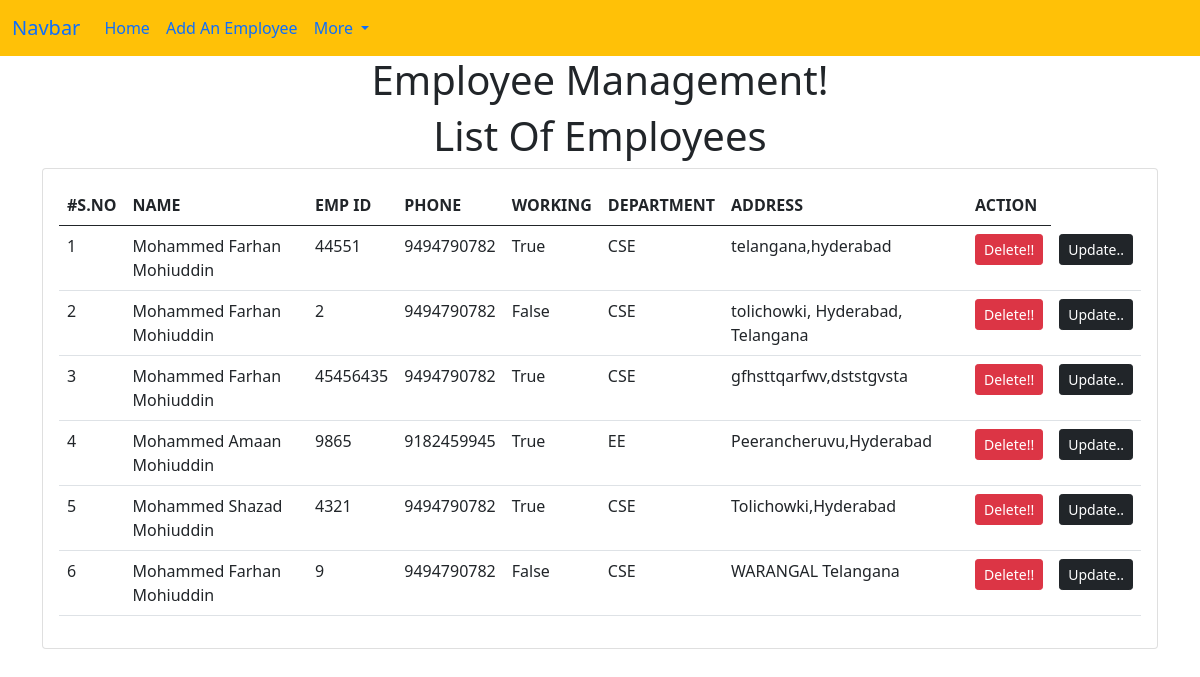
The page /emp/home/ on the database its author committed.
### emp/models.py (models this page shows)
class Emp(models.Model):
    name=models.CharField(max_length=200)
    emp_id=models.CharField(max_length=200)
    phone=models.CharField(max_length=10)
    address=models.CharField(max_length=150)
    working=models.BooleanField(default=True)
    department=models.CharField(max_length=10)

### emp/views.py (the view)
# urls.py: path("home/",emp_home),
def emp_home(request):
    emps=Emp.objects.all()
    print(emps)
    return render(request,"emp/home.html",{
        "emps" : emps
    })

### templates/emp/home.html (shortened to what this page needs)
<!doctype html>
<html lang="en">
<head>
    <link href="https://cdn.jsdelivr.net/npm/bootstrap@5.0.2/dist/css/bootstrap.min.css" rel="stylesheet">
</head>
<body>
{% include "emp/navbar.html" %}
<h1 class="text-center">Employee Management!</h1>
<h1 class="text-center"> List Of Employees </h1>
<div class="container">
    <div class="row">
        <div class="col-md-12">
            <div class="card">
                <div class="card-body">
                    <table class="table">
                        <thead class="thead-dark">
                        <tr>
                            <th>#S.NO</th>
                            <th> NAME </th>
                            <th>EMP ID</th>
                            <th>PHONE</th>
                            <th>WORKING</th>
                            <th>DEPARTMENT</th>
                            <th>ADDRESS</th>
                            <th>ACTION</th>
                        </tr>
                        </thead>
                        <tbody>
                        {% for e in emps %}
                        <tr>
                            <td>{{forloop.counter}}</td>
                            <td>{{e.name}}</td>
                            <td>{{e.emp_id}}</td>
                            <td>{{e.phone}}</td>
                            <td>{{e.working}}</td>
                            <td>{{e.department}}</td>
                            <td>{{e.address}}</td>
                            <td>
                                <a href="/emp/delete-emp/{{e.id}}" class="btn btn-danger btn-sm">Delete!!</a>
                            </td>
                            <td>
                                <a href="/emp/update-emp/{{e.id}}" class="btn btn-dark btn-sm">Update..</a>
                            </td>
                        </tr>
                        {% endfor %}
                        </tbody>
                    </table>
                </div>
            </div>
        </div>
    </div>
</div>
</body>
</html>

### templates/emp/navbar.html (shortened to what this page needs)
<nav class="navbar navbar-expand-lg navbar-lg bg-warning">
    <div class="container-fluid">
      <a class="navbar-brand" href="#">Navbar</a>
      <div class="collapse navbar-collapse" id="navbarSupportedContent">
        <ul class="navbar-nav me-auto mb-2 mb-lg-0">
          <li class="nav-item">
            <a class="nav-link active" aria-current="page" href="/emp/home/">Home</a>
          </li>
          <li class="nav-item">
            <a class="nav-link" href="/emp/add-emp/">Add An Employee</a>
          </li>
          <li class="nav-item dropdown">
            <a class="nav-link dropdown-toggle" href="#" id="navbarDropdown" role="button" data-bs-toggle="dropdown" aria-expanded="false">
              More
            </a>
          </li>
        </ul>
      </div>
    </div>
  </nav>

### rows shown on the page
Emp: name "Mohammed Farhan Mohiuddin", emp_id "44551", phone "9494790782", working "True", department "CSE", address "telangana,hyderabad"
Emp: name "Mohammed Farhan Mohiuddin", emp_id "2", phone "9494790782", working "False", department "CSE", address "tolichowki, Hyderabad, Telangana"
Emp: name "Mohammed Farhan Mohiuddin", emp_id "45456435", phone "9494790782", working "True", department "CSE", address "gfhsttqarfwv,dststgvsta"
Emp: name "Mohammed Amaan Mohiuddin", emp_id "9865", phone "9182459945", working "True", department "EE", address "Peerancheruvu,Hyderabad"
Emp: name "Mohammed Shazad Mohiuddin", emp_id "4321", phone "9494790782", working "True", department "CSE", address "Tolichowki,Hyderabad"
Emp: name "Mohammed Farhan Mohiuddin", emp_id "9", phone "9494790782", working "False", department "CSE", address "WARANGAL Telangana"
